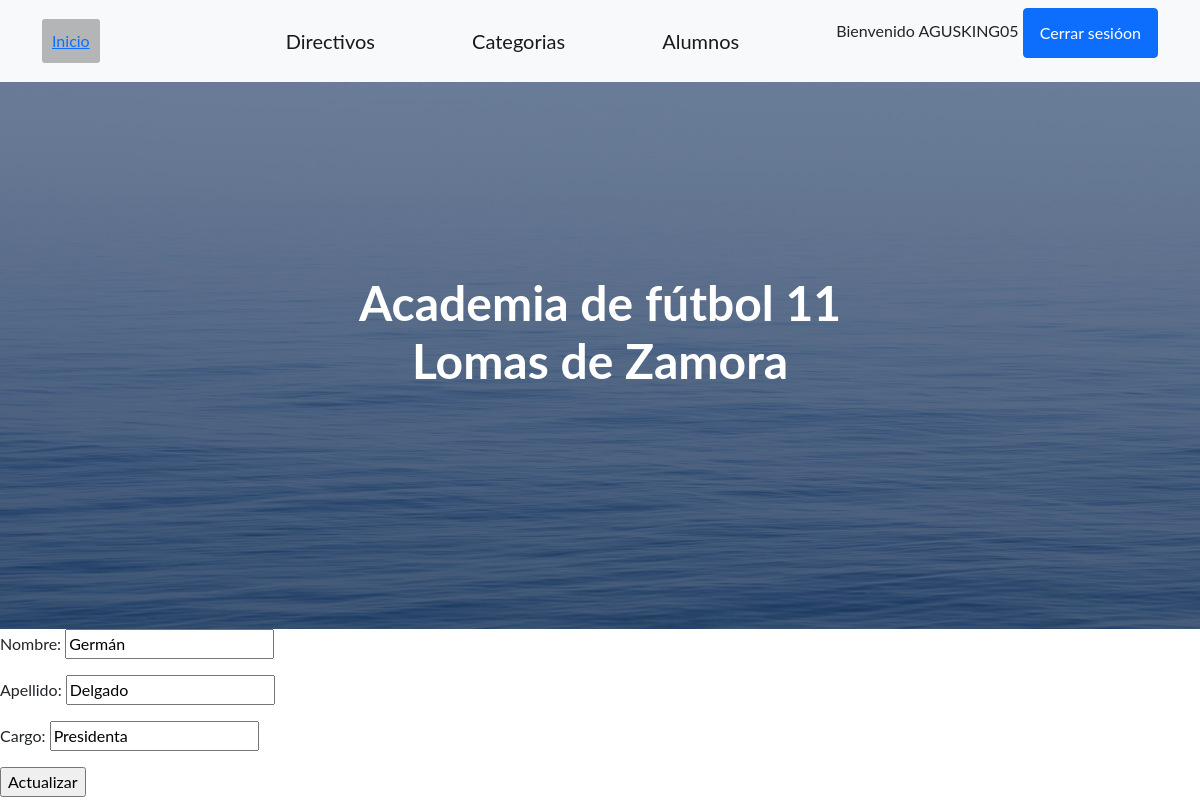
Page /academiadefutbol/edita-directivo/1 (signed in) on the earlier database version.
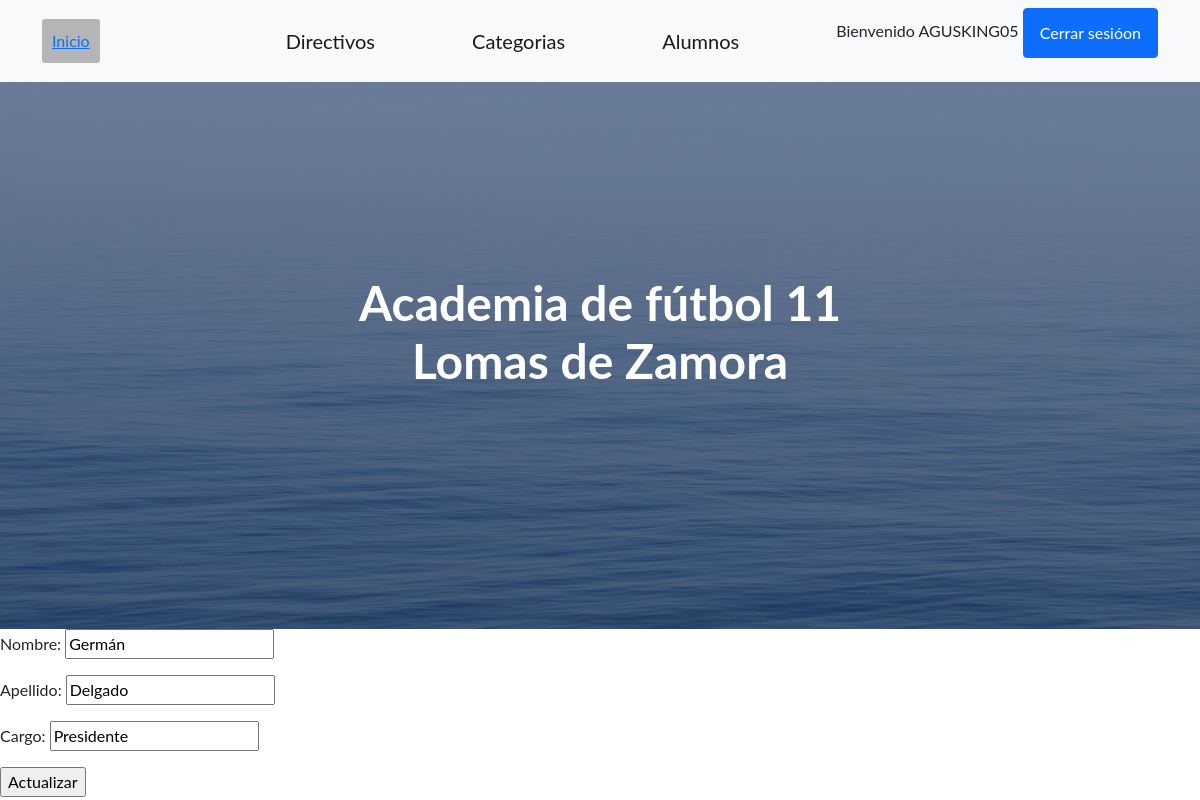
Same page on the later database version.
### home/models.py (models this page shows, shortened)
class Directivo(models.Model):
    nombre= models.CharField(max_length= 24)
    apellido= models.CharField(max_length= 24)
    cargo= models.CharField(max_length= 24)

### home/views.py (the view)
# urls.py: path('edita-directivo/<int:id>', editar_directivo, name="EditarDirectivo"),
@staff_member_required(login_url="/academiadefutbol/login")
def editar_directivo(request, id):
   directivo=Directivo.objects.get(id=id)
   if request.method == 'POST':
      mi_formulario= DirectivoFormulario(request.POST)
      print(mi_formulario)
      if mi_formulario.is_valid():
         data= mi_formulario.cleaned_data
         directivo.nombre=data["nombre"]
         directivo.apellido=data["apellido"]
         directivo.cargo=data["cargo"]
         directivo.save()
         return redirect('Directivos')
   else:
      mi_formulario= DirectivoFormulario(initial={
         "nombre": directivo.nombre,
         "apellido": directivo.apellido,
         "cargo": directivo.cargo,
      })
   return render(request, 'editardirectivo.html', {'mi_formulario': mi_formulario, "id": directivo.id})

### home/forms.py
class DirectivoFormulario(forms.Form):
    nombre= forms.CharField(max_length=24)
    apellido= forms.CharField(max_length=24)
    cargo= forms.CharField(max_length=24)

### home/templates/editardirectivo.html
{% extends 'profes.html' %}
{% load static %}
{% block contenidoQueCambia %}
    <form action="{% url 'EditarDirectivo' id %}" method="POST">{% csrf_token %}
        {{ mi_formulario.as_p }}
        <input type="submit" value="Actualizar">
    </form>
{% endblock contenidoQueCambia %}

Differences in the rows shown:
changed Directivo "Germán": cargo "Presidenta" → "Presidente"
